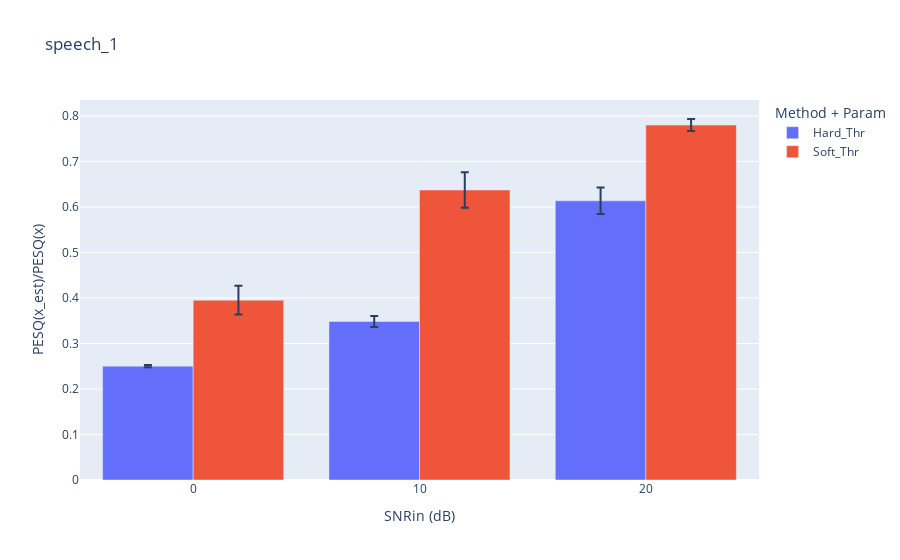
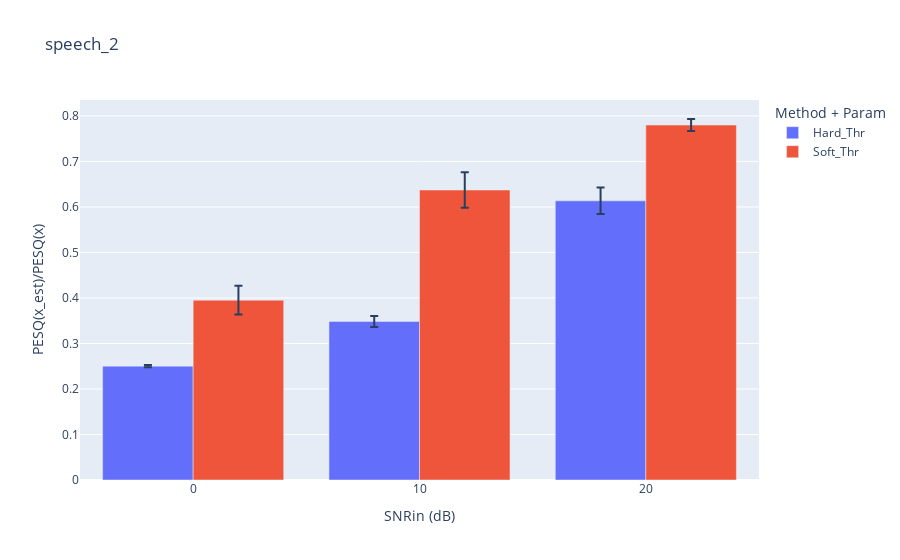

The cell these charts' notebook holds for them, in order:
### Markdown cell above
## Generating plots with the Results Interpreter.

### Code cell
# Summary interactive plots with Plotly
from plotly.offline import  iplot
interpreter = ResultsInterpreter(benchmark)
figs = interpreter.get_summary_plotlys(bars=True)
for fig in figs:
    fig.update_layout(yaxis_title="PESQ(x_est)/PESQ(x)")
    iplot(fig)

### Figure 1 — Plotly figure (JSON) as saved in the notebook; plotly's stock layout.template omitted (floating-point values rounded to 4 significant figures)
{"data": [{"alignmentgroup": "True", "error_x": {"array": ["0", "10", "20"]}, "error_y": {"array": [0.002539, 0.01219, 0.02913], "arrayminus": [0.002539, 0.01219, 0.02913]}, "hovertemplate": "Method + Param=Hard_Thr<br>SNRin=%{x}<br>QRF=%{y}<extra></extra>", "legendgroup": "Hard_Thr", "marker": {"color": "#636efa", "pattern": {"shape": ""}}, "name": "Hard_Thr", "offsetgroup": "Hard_Thr", "orientation": "v", "showlegend": true, "textposition": "auto", "type": "bar", "x": ["0", "10", "20"], "xaxis": "x", "y": [0.2502, 0.3484, 0.6134], "yaxis": "y"}, {"alignmentgroup": "True", "error_x": {"array": ["0", "10", "20"]}, "error_y": {"array": [0.03153, 0.03883, 0.01329], "arrayminus": [0.03153, 0.03883, 0.01329]}, "hovertemplate": "Method + Param=Soft_Thr<br>SNRin=%{x}<br>QRF=%{y}<extra></extra>", "legendgroup": "Soft_Thr", "marker": {"color": "#EF553B", "pattern": {"shape": ""}}, "name": "Soft_Thr", "offsetgroup": "Soft_Thr", "orientation": "v", "showlegend": true, "textposition": "auto", "type": "bar", "x": ["0", "10", "20"], "xaxis": "x", "y": [0.3951, 0.6372, 0.78], "yaxis": "y"}], "layout": {"barmode": "group", "legend": {"title": {"text": "Method + Param"}, "tracegroupgap": 0}, "title": {"text": "speech_1"}, "xaxis": {"anchor": "y", "domain": [0, 1], "title": {"text": "SNRin (dB)"}}, "yaxis": {"anchor": "x", "domain": [0, 1], "title": {"text": "PESQ(x_est)/PESQ(x)"}}}}

### Figure 2 — Plotly figure (JSON) as saved in the notebook; plotly's stock layout.template omitted (floating-point values rounded to 4 significant figures)
{"data": [{"alignmentgroup": "True", "error_x": {"array": ["0", "10", "20"]}, "error_y": {"array": [0.002539, 0.01219, 0.02913], "arrayminus": [0.002539, 0.01219, 0.02913]}, "hovertemplate": "Method + Param=Hard_Thr<br>SNRin=%{x}<br>QRF=%{y}<extra></extra>", "legendgroup": "Hard_Thr", "marker": {"color": "#636efa", "pattern": {"shape": ""}}, "name": "Hard_Thr", "offsetgroup": "Hard_Thr", "orientation": "v", "showlegend": true, "textposition": "auto", "type": "bar", "x": ["0", "10", "20"], "xaxis": "x", "y": [0.2502, 0.3484, 0.6134], "yaxis": "y"}, {"alignmentgroup": "True", "error_x": {"array": ["0", "10", "20"]}, "error_y": {"array": [0.03153, 0.03883, 0.01329], "arrayminus": [0.03153, 0.03883, 0.01329]}, "hovertemplate": "Method + Param=Soft_Thr<br>SNRin=%{x}<br>QRF=%{y}<extra></extra>", "legendgroup": "Soft_Thr", "marker": {"color": "#EF553B", "pattern": {"shape": ""}}, "name": "Soft_Thr", "offsetgroup": "Soft_Thr", "orientation": "v", "showlegend": true, "textposition": "auto", "type": "bar", "x": ["0", "10", "20"], "xaxis": "x", "y": [0.3951, 0.6372, 0.78], "yaxis": "y"}], "layout": {"barmode": "group", "legend": {"title": {"text": "Method + Param"}, "tracegroupgap": 0}, "title": {"text": "speech_2"}, "xaxis": {"anchor": "y", "domain": [0, 1], "title": {"text": "SNRin (dB)"}}, "yaxis": {"anchor": "x", "domain": [0, 1], "title": {"text": "PESQ(x_est)/PESQ(x)"}}}}
